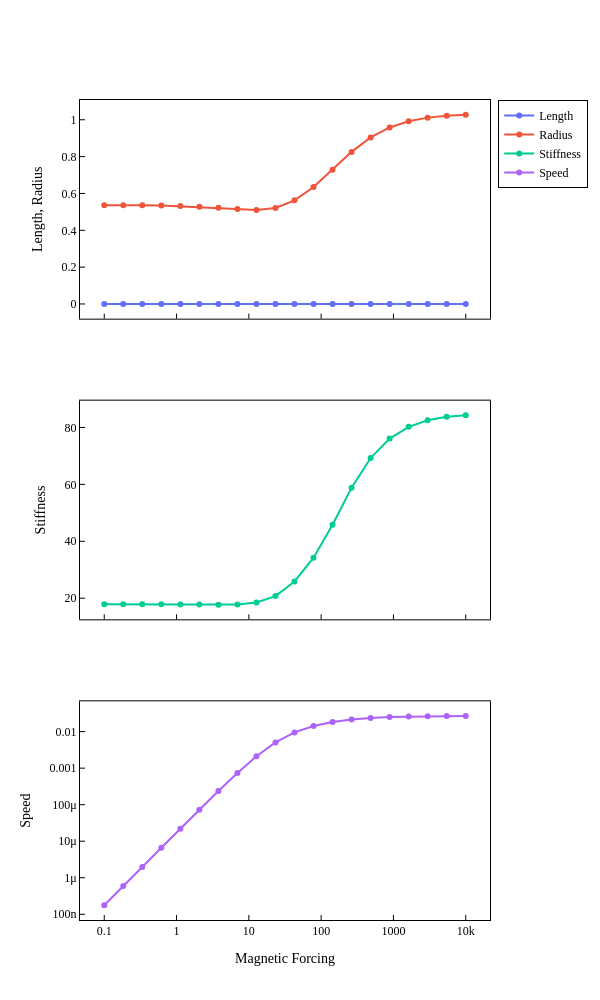

Notebook cell for this chart:
### Code cell
fig = make_subplots(
    rows=3, cols=1,
    shared_xaxes=True,
    vertical_spacing=0.1,
)

# Subplot 1: length and radius
fig.add_trace(go.Scatter(x=forcings, y=opt_length,    mode='lines+markers', name='Length'), row=1, col=1)
fig.add_trace(go.Scatter(x=forcings, y=opt_radius,    mode='lines+markers', name='Radius'), row=1, col=1)

# Subplot 2: stiffness
fig.add_trace(go.Scatter(x=forcings, y=opt_stiffness, mode='lines+markers', name='Stiffness'), row=2, col=1)

# Subplot 3: speed
fig.add_trace(go.Scatter(x=forcings, y=opt_speed, mode='lines+markers', name='Speed'), row=3, col=1)


axis_style = dict(
    showline=True, linewidth=1, linecolor="black", mirror=True,
    showgrid=False, zeroline=False,
    ticks="inside", tickwidth=1, tickcolor="black",
)

fig.update_layout(
    plot_bgcolor="white",
    paper_bgcolor="white",
    font=dict(family="serif", size=12, color="black"),
    height=1000, width=600,
    legend=dict(bordercolor="black", borderwidth=1, bgcolor="white"),
    xaxis= dict(**axis_style, showticklabels=False, type="log"),
    xaxis2= dict(**axis_style, showticklabels=False, type="log"),
    xaxis3=dict(**axis_style, title="Magnetic Forcing",      type="log"),
    yaxis= dict(**axis_style, title="Length, Radius"),
    yaxis2=dict(**axis_style, title="Stiffness"),
    yaxis3=dict(**axis_style, title="Speed", type="log")
)

fig.show()

### Figure 1 — Plotly figure (JSON) as saved in the notebook; plotly's stock layout.template omitted (floating-point values rounded to 4 significant figures)
{"data": [{"mode": "lines+markers", "name": "Length", "type": "scatter", "x": [10000.0, 5456.0, 2976.0, 1624.0, 885.9, 483.3, 263.7, 143.8, 78.48, 42.81, 23.36, 12.74, 6.952, 3.793, 2.069, 1.129, 0.6158, 0.336, 0.1833, 0.1], "xaxis": "x", "y": [0.0, 0.0, 0.0, 0.0, 0.0, 0.0, 0.0, 0.0, 0.0, 0.0, 0.0, 0.0, 0.0, 0.0, 0.0, 0.0, 0.0, 0.0, 0.0, 0.0], "yaxis": "y"}, {"mode": "lines+markers", "name": "Radius", "type": "scatter", "x": [10000.0, 5456.0, 2976.0, 1624.0, 885.9, 483.3, 263.7, 143.8, 78.48, 42.81, 23.36, 12.74, 6.952, 3.793, 2.069, 1.129, 0.6158, 0.336, 0.1833, 0.1], "xaxis": "x", "y": [1.028, 1.022, 1.012, 0.992, 0.9583, 0.9043, 0.8258, 0.7281, 0.6349, 0.5627, 0.5212, 0.5105, 0.5152, 0.5226, 0.5284, 0.5321, 0.5342, 0.5354, 0.5361, 0.5365], "yaxis": "y"}, {"mode": "lines+markers", "name": "Stiffness", "type": "scatter", "x": [10000.0, 5456.0, 2976.0, 1624.0, 885.9, 483.3, 263.7, 143.8, 78.48, 42.81, 23.36, 12.74, 6.952, 3.793, 2.069, 1.129, 0.6158, 0.336, 0.1833, 0.1], "xaxis": "x2", "y": [84.25, 83.75, 82.54, 80.22, 76.11, 69.25, 58.85, 45.79, 34.25, 25.89, 20.73, 18.48, 17.83, 17.73, 17.77, 17.83, 17.86, 17.89, 17.9, 17.91], "yaxis": "y2"}, {"mode": "lines+markers", "name": "Speed", "type": "scatter", "x": [10000.0, 5456.0, 2976.0, 1624.0, 885.9, 483.3, 263.7, 143.8, 78.48, 42.81, 23.36, 12.74, 6.952, 3.793, 2.069, 1.129, 0.6158, 0.336, 0.1833, 0.1], "xaxis": "x3", "y": [0.02672, 0.02656, 0.02627, 0.02577, 0.02492, 0.02352, 0.02138, 0.01832, 0.01426, 0.009522, 0.005066, 0.002107, 0.0007371, 0.0002362, 7.278e-05, 2.203e-05, 6.615e-06, 1.978e-06, 5.901e-07, 1.759e-07], "yaxis": "y3"}], "layout": {"font": {"color": "black", "family": "serif", "size": 12}, "height": 1000, "legend": {"bgcolor": "white", "bordercolor": "black", "borderwidth": 1}, "paper_bgcolor": "white", "plot_bgcolor": "white", "width": 600, "xaxis": {"anchor": "y", "domain": [0, 1], "linecolor": "black", "linewidth": 1, "matches": "x3", "mirror": true, "showgrid": false, "showline": true, "showticklabels": false, "tickcolor": "black", "ticks": "inside", "tickwidth": 1, "type": "log", "zeroline": false}, "xaxis2": {"anchor": "y2", "domain": [0, 1], "linecolor": "black", "linewidth": 1, "matches": "x3", "mirror": true, "showgrid": false, "showline": true, "showticklabels": false, "tickcolor": "black", "ticks": "inside", "tickwidth": 1, "type": "log", "zeroline": false}, "xaxis3": {"anchor": "y3", "domain": [0, 1], "linecolor": "black", "linewidth": 1, "mirror": true, "showgrid": false, "showline": true, "tickcolor": "black", "ticks": "inside", "tickwidth": 1, "title": {"text": "Magnetic Forcing"}, "type": "log", "zeroline": false}, "yaxis": {"anchor": "x", "domain": [0.7333, 1], "linecolor": "black", "linewidth": 1, "mirror": true, "showgrid": false, "showline": true, "tickcolor": "black", "ticks": "inside", "tickwidth": 1, "title": {"text": "Length, Radius"}, "zeroline": false}, "yaxis2": {"anchor": "x2", "domain": [0.3667, 0.6333], "linecolor": "black", "linewidth": 1, "mirror": true, "showgrid": false, "showline": true, "tickcolor": "black", "ticks": "inside", "tickwidth": 1, "title": {"text": "Stiffness"}, "zeroline": false}, "yaxis3": {"anchor": "x3", "domain": [0, 0.2667], "linecolor": "black", "linewidth": 1, "mirror": true, "showgrid": false, "showline": true, "tickcolor": "black", "ticks": "inside", "tickwidth": 1, "title": {"text": "Speed"}, "type": "log", "zeroline": false}}}
